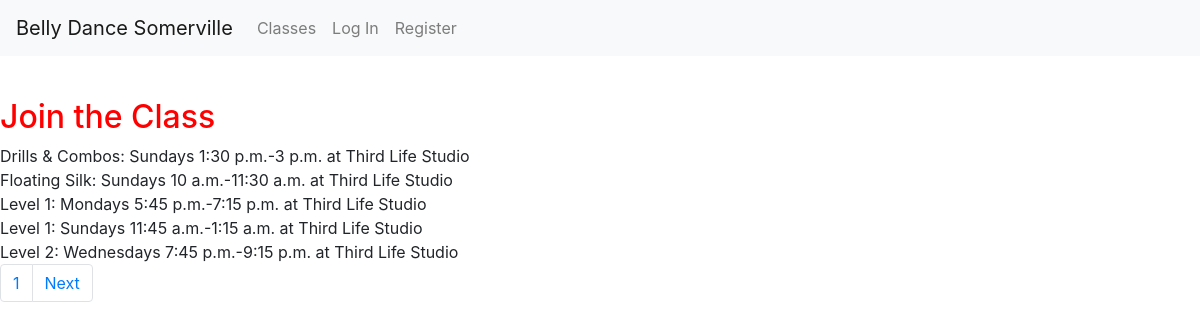
The page / on the database its author committed.
### enrollment/models.py (models this page shows, shortened)
class Offering(models.Model):
    course = models.ForeignKey(
        Course, on_delete=PROTECT, null=False, blank=False, related_name='offerings')
    semester = models.ForeignKey(
        Semester, on_delete=PROTECT, null=False, blank=False, related_name='offerings')
    location = models.ForeignKey(
        Location, on_delete=PROTECT, null=False, blank=False, related_name='offerings')
    stored_title = models.CharField(max_length=64, null=True, blank=True)
    stored_subtitle = models.CharField(max_length=256, null=True, blank=True)
    price = models.DecimalField(
        max_digits=7, decimal_places=2, null=False, blank=False)
    weekday = models.IntegerField(choices=settings.WEEKDAYS, null=False, blank=False)
    start_time = models.TimeField(null=False, blank=False)
    end_time = models.TimeField(null=False, blank=False)
    start_date = models.DateField(null=False, blank=False)
    end_date = models.DateField(null=False, blank=False)
    backup_date = models.DateField(null=False, blank=False)
    capacity = models.IntegerField(null=False, blank=False)
    schedule_notes = models.CharField(max_length=2048, null=True, blank=True)
    notes = models.CharField(max_length=2048, null=True, blank=True)
    @property
    def weekday_name(self):
        return settings.WEEKDAYS[self.weekday][1]

class Course(models.Model):
    title = models.CharField(max_length=64, null=False, blank=False)
    subtitle = models.CharField(max_length=256, null=False, blank=False)
    description = models.TextField(max_length=4096, null=False, blank=False)
    requirements = models.CharField(max_length=256, null=False, blank=False)
    qualifications = models.CharField(max_length=1024, null=False, blank=False)
    def __str__(self):
        return self.title

class Location(models.Model):
    name = models.CharField(max_length=128, null=False, blank=False)
    address_1 = models.CharField(max_length=1024, null=False, blank=False)
    address_2 = models.CharField(max_length=1024, null=True, blank=True)
    city = models.CharField(max_length=256, null=False, blank=False)
    state = models.CharField(max_length=2, null=False, blank=False)
    zip = models.CharField(max_length=10, null=True, blank=True)
    parking = models.CharField(max_length=2048, null=True, blank=True)
    web_site = models.URLField(null=True, blank=True)
    def __str__(self):
        return self.name

### enrollment/views.py (the view)
# urls.py: path('', views.index, name='index'),
def index(request, page=None):
    offerings = Offering.objects.filter(semester=latest_semester()).order_by('course__title', 'weekday', 'start_time')
    page = paginate_offerings(request, offerings)
    return render(request, 'enrollment/index.html', {
        'page': page,
    })

### enrollment/context_processors.py (called while the page is built)
def global_settings(request):
    return {
    'DEFAULT_TIMEZONE': settings.DEFAULT_TIMEZONE,
    'SCHOOL_NAME': settings.SCHOOL_NAME,
    'SCHOOL_POLICIES': settings.SCHOOL_POLICIES,
    'NO_OFFERINGS': settings.NO_OFFERINGS,
    }

### enrollment/views.py (called while the page is built)
def latest_semester():
    try:
        semester = Semester.objects.filter(hide=False).latest('start_date')
    except Semester.DoesNotExist:
        return None
    return semester

def paginate_offerings(request, offerings):
    if offerings is None:
        page = None
    else:
        page_num = request.GET.get('page', 1)
        paginator = Paginator(offerings, settings.PAGE_SIZE)
        page = paginator.page(page_num)
    return page

### enrollment/templates/enrollment/index.html (shortened to what this page needs)
{% extends "enrollment/layout.html" %}
{% load static %}
{% load tz %}
{% block body %}
<div id="main-alert-fading" class="alert alert-fade" role="alert">
</div>
<h2>Join the Class</h2>
    {% if page %}
        {% for offering in page %}
            <div>{{offering.course}}: {{offering.weekday_name}}s {{offering.start_time}}-{{offering.end_time}} at {{offering.location}}</div>
        {% endfor %}
        <nav role="navigation">
            <ul class="pagination">
                <li class="page-item"><a class="page-link" href="?page={{page.number}}">{{page.number}}</a></li>
                {% if page.has_next %}
                    <li class="page-item"><a class="page-link" href="?page={{page.next_page_number}}">Next</a></li>
                {% endif %}
            </ul>
        </nav>
    {% else %}
        <div>{{NO_OFFERINGS}}</div>
    {% endif %}
{% endblock %}

### enrollment/static/enrollment/styles.css (style rules this page uses)
h2 { color:red; }

### rows shown on the page
Offering: course "Drills & Combos", weekday_name "Sunday", start_time "1:30 p.m.", end_time "3 p.m.", location "Third Life Studio"
Offering: course "Floating Silk", weekday_name "Sunday", start_time "10 a.m.", end_time "11:30 a.m.", location "Third Life Studio"
Offering: course "Level 1", weekday_name "Monday", start_time "5:45 p.m.", end_time "7:15 p.m.", location "Third Life Studio"
Offering: course "Level 1", weekday_name "Sunday", start_time "11:45 a.m.", end_time "1:15 a.m.", location "Third Life Studio"
Offering: course "Level 2", weekday_name "Wednesday", start_time "7:45 p.m.", end_time "9:15 p.m.", location "Third Life Studio"

### other values the page prints
{{ SCHOOL_NAME }} "Belly Dance Somerville"
{{ page.number }} "1"
